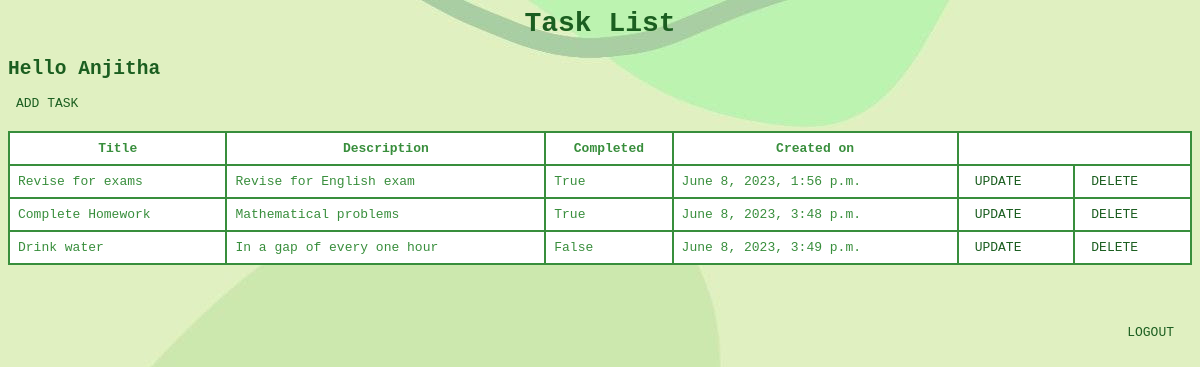
Screenshot of /list/ (signed in) with the database file from the repository.
### td_app/models.py (models this page shows, shortened)
class Task(models.Model):
    user = models.ForeignKey(User, on_delete=models.CASCADE, null=True, blank=True)
    title = models.CharField(max_length=150, null=True, blank=True)
    description = models.TextField(max_length=300, default=" ")
    completed = models.BooleanField(default=False)
    created = models.DateTimeField(auto_now_add=True)

### td_app/views.py (the view)
# urls.py: path('list/', Tasklist.as_view(), name='task'),
class Tasklist(LoginRequiredMixin, ListView):
    model = Task
    context_object_name = 'task'
    template_name = 'list.html'
    def get_context_data(self, **kwargs):
        context = super().get_context_data(**kwargs)
        context['task'] = context['task'].filter(user=self.request.user)
        context['count'] = context['task'].filter(completed=False).count()
        return context

### Templates/list.html (shortened to what this page needs)
{%load static%}
<html lang="en">
<head>
    <link rel="stylesheet" href="{% static 'list.css' %}">
</head>
<body>
<h1>Task List</h1>
<div>
    <h2>Hello {{user.username | title}}</h2>
</div>
<a href="{% url 'task-create' %}" style="text-align:right;"> ADD TASK</a>
<table border="1px;">
    <thead>
    <tr>
        <th>Title</th>
        <th>Description</th>
        <th>Completed</th>
        <th>Created on</th>
    </tr>
    </thead>
    <div class="task-items-wrapper">
        {% for i in task %}
        <tr>
            <td>{{i.title}}</td>
            <td>{{i.description}}</td>
            <td>{{i.completed}}</td>
            <td>{{i.created}}</td>
            <td><a href="{% url 'task-update' i.id %}">UPDATE</a></td>
            <td><a href="{% url 'task-delete' i.id %}">DELETE</a></td>
        </tr>
        {% endfor %}
    </div>
</table>
<div class="header-box">
    {%if request.user.is_authenticated %}
    <a href="{% url 'logout' %}">LOGOUT</a>
    {% else %}
    <a href="{% url 'login' %}">LOGIN</a>
    {%endif%}
</div>
</body>
</html>

### td_app/static/list.css (style rules this page uses)
body { font-family: monospace; background-image:url("./pxfuel.jpg"); }
h1 { text-align: center; }
h1 { color: #1B5E20; font-family: monospace; font-size: 28px; font-weight: bold; }
h2 { color:#1B5E20; }
.task-items-wrapper { margin-top: 20px; }
table { width: 100%; border-collapse: collapse; background:white; color:#388E3C; }
table, th, td { border: 2px solid; }
th, td { padding: 8px; }
th { color:#388E3C; }
.header-box { padding: 10px; color: #fff; text-align: right; margin-top:50px; }
a { color:#1B5E20; text-decoration: none; padding: 8px; text-align:right; }

### rows the page displays
Task: title "Revise for exams", description "Revise for English exam", completed "True", created "June 8, 2023, 1:56 p.m."
Task: title "Complete Homework", description "Mathematical problems", completed "True", created "June 8, 2023, 3:48 p.m."
Task: title "Drink water", description "In a gap of every one hour", completed "False", created "June 8, 2023, 3:49 p.m."

### other values shown
{{ user.username | title }} "Anjitha"
